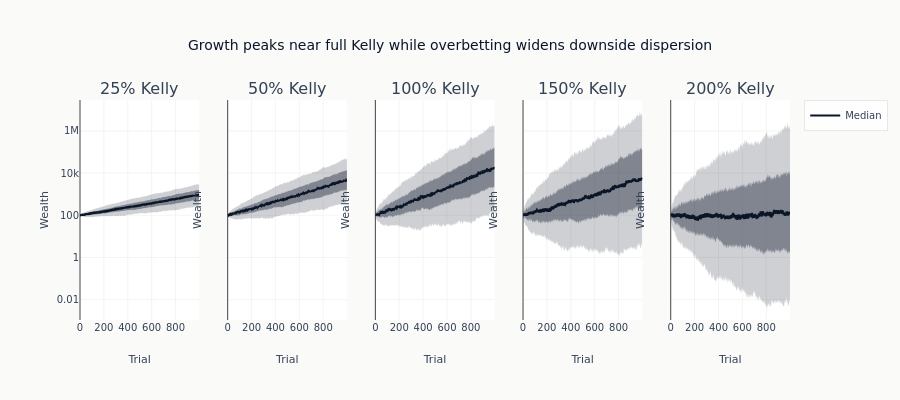

The notebook cell this image was saved under:
### Code cell
fig.update_xaxes(title_text="Trial")
fig.update_yaxes(type="log", title_text="Wealth")
fig.update_layout(
    title="Growth peaks near full Kelly while overbetting widens downside dispersion",
    height=400,
    showlegend=True,
)
fig.show()

print(f"\nOptimal Kelly fraction: {kelly:.1%}")
print(
    f"At 2x Kelly ({2 * kelly:.1%}), left-tail wealth dispersion and drawdown risk increase sharply"
)

### Figure 1 — Plotly figure (JSON) as saved in the notebook; plotly's stock layout.template omitted (floating-point values rounded to 4 significant figures; data arrays with more than 128 entries replaced by an {"elided": "..."} marker saying what was removed)
{"data": [{"line": {"width": 0}, "mode": "lines", "showlegend": false, "type": "scatter", "x": {"elided": "1000 int values"}, "xaxis": "x", "y": {"elided": "1000 float values"}, "yaxis": "y"}, {"fill": "tonexty", "fillcolor": "rgba(10, 22, 40, 0.2)", "line": {"width": 0}, "mode": "lines", "showlegend": false, "type": "scatter", "x": {"elided": "1000 int values"}, "xaxis": "x", "y": {"elided": "1000 float values"}, "yaxis": "y"}, {"line": {"width": 0}, "mode": "lines", "showlegend": false, "type": "scatter", "x": {"elided": "1000 int values"}, "xaxis": "x", "y": {"elided": "1000 float values"}, "yaxis": "y"}, {"fill": "tonexty", "fillcolor": "rgba(10, 22, 40, 0.4)", "line": {"width": 0}, "mode": "lines", "showlegend": false, "type": "scatter", "x": {"elided": "1000 int values"}, "xaxis": "x", "y": {"elided": "1000 float values"}, "yaxis": "y"}, {"line": {"color": "#0a1628", "width": 2}, "mode": "lines", "name": "Median", "showlegend": true, "type": "scatter", "x": {"elided": "1000 int values"}, "xaxis": "x", "y": {"elided": "1000 float values"}, "yaxis": "y"}, {"line": {"width": 0}, "mode": "lines", "showlegend": false, "type": "scatter", "x": {"elided": "1000 int values"}, "xaxis": "x2", "y": {"elided": "1000 float values"}, "yaxis": "y2"}, {"fill": "tonexty", "fillcolor": "rgba(10, 22, 40, 0.2)", "line": {"width": 0}, "mode": "lines", "showlegend": false, "type": "scatter", "x": {"elided": "1000 int values"}, "xaxis": "x2", "y": {"elided": "1000 float values"}, "yaxis": "y2"}, {"line": {"width": 0}, "mode": "lines", "showlegend": false, "type": "scatter", "x": {"elided": "1000 int values"}, "xaxis": "x2", "y": {"elided": "1000 float values"}, "yaxis": "y2"}, {"fill": "tonexty", "fillcolor": "rgba(10, 22, 40, 0.4)", "line": {"width": 0}, "mode": "lines", "showlegend": false, "type": "scatter", "x": {"elided": "1000 int values"}, "xaxis": "x2", "y": {"elided": "1000 float values"}, "yaxis": "y2"}, {"line": {"color": "#0a1628", "width": 2}, "mode": "lines", "name": "Median", "showlegend": false, "type": "scatter", "x": {"elided": "1000 int values"}, "xaxis": "x2", "y": {"elided": "1000 float values"}, "yaxis": "y2"}, {"line": {"width": 0}, "mode": "lines", "showlegend": false, "type": "scatter", "x": {"elided": "1000 int values"}, "xaxis": "x3", "y": {"elided": "1000 float values"}, "yaxis": "y3"}, {"fill": "tonexty", "fillcolor": "rgba(10, 22, 40, 0.2)", "line": {"width": 0}, "mode": "lines", "showlegend": false, "type": "scatter", "x": {"elided": "1000 int values"}, "xaxis": "x3", "y": {"elided": "1000 float values"}, "yaxis": "y3"}, {"line": {"width": 0}, "mode": "lines", "showlegend": false, "type": "scatter", "x": {"elided": "1000 int values"}, "xaxis": "x3", "y": {"elided": "1000 float values"}, "yaxis": "y3"}, {"fill": "tonexty", "fillcolor": "rgba(10, 22, 40, 0.4)", "line": {"width": 0}, "mode": "lines", "showlegend": false, "type": "scatter", "x": {"elided": "1000 int values"}, "xaxis": "x3", "y": {"elided": "1000 float values"}, "yaxis": "y3"}, {"line": {"color": "#0a1628", "width": 2}, "mode": "lines", "name": "Median", "showlegend": false, "type": "scatter", "x": {"elided": "1000 int values"}, "xaxis": "x3", "y": {"elided": "1000 float values"}, "yaxis": "y3"}, {"line": {"width": 0}, "mode": "lines", "showlegend": false, "type": "scatter", "x": {"elided": "1000 int values"}, "xaxis": "x4", "y": {"elided": "1000 float values"}, "yaxis": "y4"}, {"fill": "tonexty", "fillcolor": "rgba(10, 22, 40, 0.2)", "line": {"width": 0}, "mode": "lines", "showlegend": false, "type": "scatter", "x": {"elided": "1000 int values"}, "xaxis": "x4", "y": {"elided": "1000 float values"}, "yaxis": "y4"}, {"line": {"width": 0}, "mode": "lines", "showlegend": false, "type": "scatter", "x": {"elided": "1000 int values"}, "xaxis": "x4", "y": {"elided": "1000 float values"}, "yaxis": "y4"}, {"fill": "tonexty", "fillcolor": "rgba(10, 22, 40, 0.4)", "line": {"width": 0}, "mode": "lines", "showlegend": false, "type": "scatter", "x": {"elided": "1000 int values"}, "xaxis": "x4", "y": {"elided": "1000 float values"}, "yaxis": "y4"}, {"line": {"color": "#0a1628", "width": 2}, "mode": "lines", "name": "Median", "showlegend": false, "type": "scatter", "x": {"elided": "1000 int values"}, "xaxis": "x4", "y": {"elided": "1000 float values"}, "yaxis": "y4"}, {"line": {"width": 0}, "mode": "lines", "showlegend": false, "type": "scatter", "x": {"elided": "1000 int values"}, "xaxis": "x5", "y": {"elided": "1000 float values"}, "yaxis": "y5"}, {"fill": "tonexty", "fillcolor": "rgba(10, 22, 40, 0.2)", "line": {"width": 0}, "mode": "lines", "showlegend": false, "type": "scatter", "x": {"elided": "1000 int values"}, "xaxis": "x5", "y": {"elided": "1000 float values"}, "yaxis": "y5"}, {"line": {"width": 0}, "mode": "lines", "showlegend": false, "type": "scatter", "x": {"elided": "1000 int values"}, "xaxis": "x5", "y": {"elided": "1000 float values"}, "yaxis": "y5"}, {"fill": "tonexty", "fillcolor": "rgba(10, 22, 40, 0.4)", "line": {"width": 0}, "mode": "lines", "showlegend": false, "type": "scatter", "x": {"elided": "1000 int values"}, "xaxis": "x5", "y": {"elided": "1000 float values"}, "yaxis": "y5"}, {"line": {"color": "#0a1628", "width": 2}, "mode": "lines", "name": "Median", "showlegend": false, "type": "scatter", "x": {"elided": "1000 int values"}, "xaxis": "x5", "y": {"elided": "1000 float values"}, "yaxis": "y5"}], "layout": {"annotations": [{"font": {"size": 16}, "showarrow": false, "text": "25% Kelly", "x": 0.084, "xanchor": "center", "xref": "paper", "y": 1.0, "yanchor": "bottom", "yref": "paper"}, {"font": {"size": 16}, "showarrow": false, "text": "50% Kelly", "x": 0.292, "xanchor": "center", "xref": "paper", "y": 1.0, "yanchor": "bottom", "yref": "paper"}, {"font": {"size": 16}, "showarrow": false, "text": "100% Kelly", "x": 0.5, "xanchor": "center", "xref": "paper", "y": 1.0, "yanchor": "bottom", "yref": "paper"}, {"font": {"size": 16}, "showarrow": false, "text": "150% Kelly", "x": 0.708, "xanchor": "center", "xref": "paper", "y": 1.0, "yanchor": "bottom", "yref": "paper"}, {"font": {"size": 16}, "showarrow": false, "text": "200% Kelly", "x": 0.916, "xanchor": "center", "xref": "paper", "y": 1.0, "yanchor": "bottom", "yref": "paper"}], "height": 400, "showlegend": true, "title": {"text": "Growth peaks near full Kelly while overbetting widens downside dispersion"}, "xaxis": {"anchor": "y", "domain": [0.0, 0.168], "title": {"text": "Trial"}}, "xaxis2": {"anchor": "y2", "domain": [0.208, 0.376], "title": {"text": "Trial"}}, "xaxis3": {"anchor": "y3", "domain": [0.416, 0.584], "title": {"text": "Trial"}}, "xaxis4": {"anchor": "y4", "domain": [0.624, 0.792], "title": {"text": "Trial"}}, "xaxis5": {"anchor": "y5", "domain": [0.832, 1.0], "title": {"text": "Trial"}}, "yaxis": {"anchor": "x", "domain": [0.0, 1.0], "title": {"text": "Wealth"}, "type": "log"}, "yaxis2": {"anchor": "x2", "domain": [0.0, 1.0], "matches": "y", "showticklabels": false, "title": {"text": "Wealth"}, "type": "log"}, "yaxis3": {"anchor": "x3", "domain": [0.0, 1.0], "matches": "y", "showticklabels": false, "title": {"text": "Wealth"}, "type": "log"}, "yaxis4": {"anchor": "x4", "domain": [0.0, 1.0], "matches": "y", "showticklabels": false, "title": {"text": "Wealth"}, "type": "log"}, "yaxis5": {"anchor": "x5", "domain": [0.0, 1.0], "matches": "y", "showticklabels": false, "title": {"text": "Wealth"}, "type": "log"}}}
